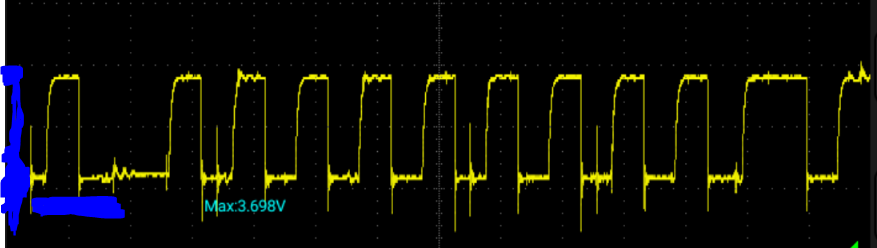
#> input picture FFT/r100c100pf.PNG, 877 x 248 px, found by its file name
$ python Noise2.py
#> lines starting #> are read from the running program, lines starting #| are printed output that depends on the picture; after the words box and inside, x2 and y2 are one past the last pixel; in counts of white or black regions, pixels touching at a corner belong together
import numpy as np
import cv2
import matplotlib.pyplot as plt
from scipy.fft import fft, fftfreq
from scipy.signal import spectrogram, butter, filtfilt
from scipy.interpolate import interp1d
from emd.sift import sift

# === Bandpass Filter Function ===
def bandpass_filter(data, lowcut, highcut, fs, order=4):
    nyq = 0.5 * fs
    low = lowcut / nyq
    high = highcut / nyq
    b, a = butter(order, [low, high], btype='band')
    return filtfilt(b, a, data)

trace_color = "yellow"   # → หรือ "blue"
image_path = r"D:\WORK_PYTHON\NOISE\FFT\r100c100pf.PNG"
fs = 20000  # Sampling frequency (Hz)
normalize_v = 3.3

# === Load and Extract Trace from Image ===
img = cv2.imread(image_path)
#> img is the input picture: shape (248, 877, 3); mean B, G, R 7.3, 11, 10.6
if img is None:
    raise FileNotFoundError(f"❌ ไม่พบไฟล์ภาพ: {image_path}")

hsv = cv2.cvtColor(img, cv2.COLOR_BGR2HSV)
#> hsv: shape (248, 877, 3); mean H, S, V 5.5, 27.6, 16.1
if trace_color == "yellow":
    lower, upper = np.array([20, 100, 100]), np.array([40, 255, 255])
elif trace_color == "blue":
    lower, upper = np.array([90, 100, 100]), np.array([130, 255, 255])
else:
    raise ValueError("trace_color ต้องเป็น 'yellow' หรือ 'blue'")

mask = cv2.inRange(hsv, lower, upper)
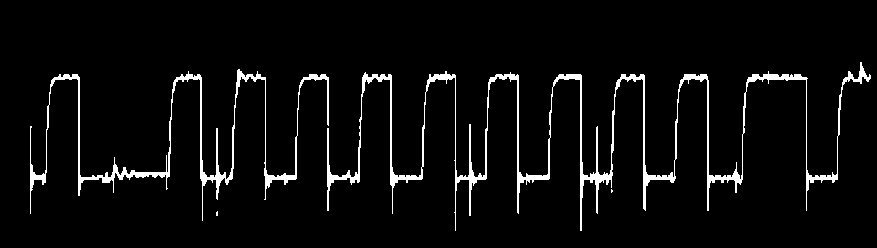
#> mask: shape (248, 877); 4.5% white; 4 white regions (2 under 20 px), largest, box (x1, y1, x2, y2) and area: (327, 62, 871, 231) 6590, (30, 69, 329, 221) 3245
points = np.column_stack(np.where(mask > 0))
#> points = 9850 pairs, first value 62 to 230, second value 30 to 870
x_vals = points[:, 1]
#> x_vals = 9850 values, max 870 at index 549, min 30 at index 3743, mean 447.6
y_vals = img.shape[0] - points[:, 0]
#> y_vals = 9850 values, max 186 at index 0, min 18 at index 9847, mean 109

x_unique = np.unique(x_vals)
#> x_unique = 841 values from 30 to 870
y_interp_raw = [np.mean(y_vals[x_vals == x]) for x in x_unique]
#> y_interp_raw = 841 values, max 177 at index 832, min 58 at index 172, mean 118.3
interp_func = interp1d(x_unique, y_interp_raw, kind='cubic')
new_x = np.linspace(x_unique.min(), x_unique.max(), fs)
#> new_x = 20000 values from 30 to 870
y_interp = interp_func(new_x)
#> y_interp = 20000 values, max 179.8 at index 13062, min 54.13 at index 8625, mean 118.3

# === Normalize Voltage ===
voltage_v = (y_interp - np.min(y_interp)) / (np.max(y_interp) - np.min(y_interp)) * normalize_v
#> voltage_v = 20000 values, max 3.3 at index 13062, min 0 at index 8625, mean 1.68
N = len(voltage_v)
#> N = 20000
dt = 1 / fs
time_s = np.arange(N) * dt
#> time_s = 20000 values from 0 to 1

# === Summary Print ===
print("=== Signal Parameters Summary ===")
print(f"Sample (N): {N}")
#| Sample (N): 20000
print(f"delta(t): {dt:.6e} seconds")
print(f"Sampling Frequency: {fs:.2f} Hz")
print(f"Nyquist Frequency: {fs/2:.2f} Hz")
print(f"Frequency Resolution: {fs/N:.2f} Hz")
#| Frequency Resolution: 1.00 Hz

# === Plot Time-Domain Signal ===
plt.figure("Time Domain", figsize=(10, 4))
plt.plot(time_s, voltage_v, color='orange')
plt.title("Original Signal (Time Domain)")
plt.xlabel("Time (s)")
plt.ylabel("Voltage (V)")
plt.grid(True)
plt.tight_layout()

# === Optional Bandpass Filter (Enable if needed) ===
# voltage_v = bandpass_filter(voltage_v, 1000, 4500, fs)


# === Step 2: FFT ===
f_fft = fftfreq(N, dt)
#> f_fft = 20000 values, max 9999 at index 9999, min -10000 at index 10000, mean -0.5
fft_values = np.abs(fft(voltage_v))
#> fft_values = 20000 values, max 33684.1 at index 0, min 1.22 at index 9987, mean 16.58
plt.figure(figsize=(10, 4))
plt.plot(f_fft[:N//2], fft_values[:N//2])
plt.title("📊 Full FFT Spectrum")
plt.xlabel("Frequency [Hz]")
plt.ylabel("Magnitude")
plt.grid(True)
plt.tight_layout()
plt.show()
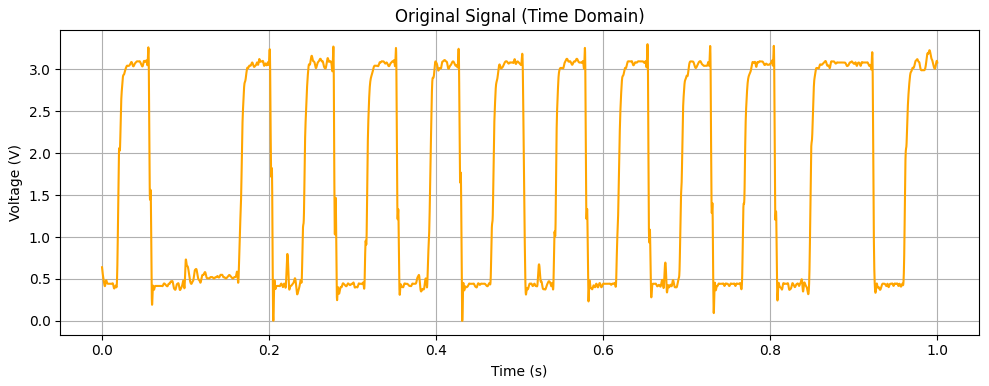
#> figure drawn by matplotlib, 1 panel; curve peaks at x = 0.653, y = 3.3
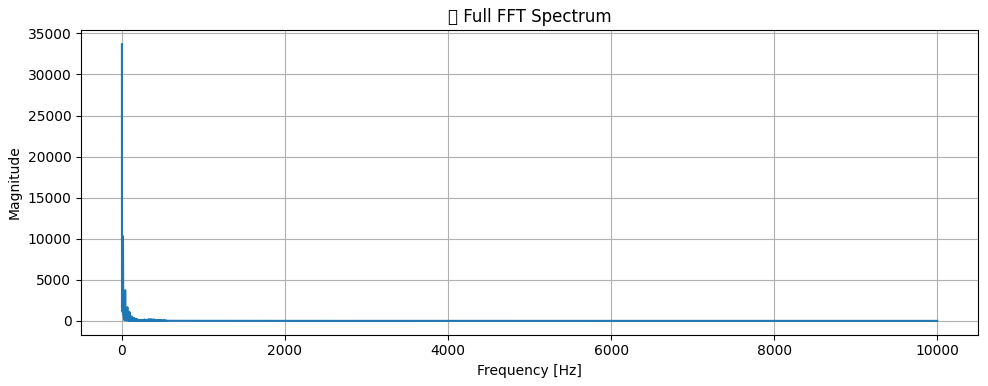
#> figure drawn by matplotlib, 1 panel; curve peaks at x = 0, y = 33684.1

# === Step 3: EMD ===
#> (the run stopped early here; a loop or call above may not have finished)

$ run again, with FFT/twis.PNG copied over FFT/r100c100pf.PNG
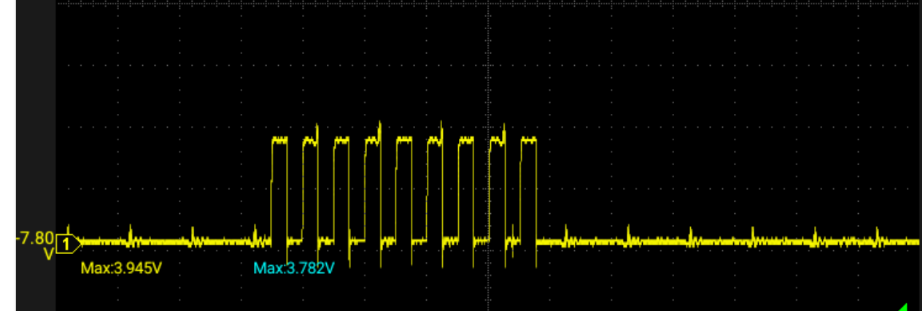
#> input picture FFT/twis.PNG, 922 x 311 px, found by its file name
#> img is the input picture: shape (311, 922, 3); mean B, G, R 6.5, 13.1, 12.8
#> hsv: shape (311, 922, 3); mean H, S, V 2.1, 16, 13.1
#> `mask = cv2.inRange(hsv, lower, upper)`:
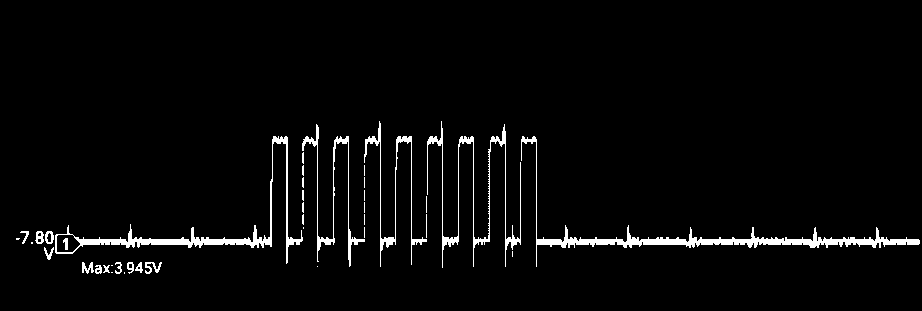
#> mask: shape (311, 922); 3.1% white; 39 white regions (15 under 20 px), largest, box (x1, y1, x2, y2) and area: (521, 136, 920, 267) 2884, (55, 136, 303, 264) 2088, (427, 121, 521, 268) 1393
#> points = 8937 pairs, first value 121 to 273, second value 16 to 919
#> x_vals = 8937 values, max 919 at index 5241, min 16 at index 3572, mean 432.7
#> y_vals = 8937 values, max 190 at index 0, min 38 at index 8922, mean 91
#> x_unique = 899 values from 16 to 919
#> y_interp_raw = 899 values, max 180 at index 358, min 50.77 at index 79, mean 84.6
#> y_interp = 20000 values, max 184.5 at index 8032, min 50.3 at index 1866, mean 84.54
#> voltage_v = 20000 values, max 3.3 at index 8032, min 0 at index 1866, mean 0.842
#> N = 20000
#| Sample (N): 20000
#| Frequency Resolution: 1.00 Hz
#> f_fft = 20000 values, max 9999 at index 9999, min -10000 at index 10000, mean -0.5
#> fft_values = 20000 values, max 16836.4 at index 0, min 0.0135 at index 1047, mean 9.74
#> `plt.show()`:
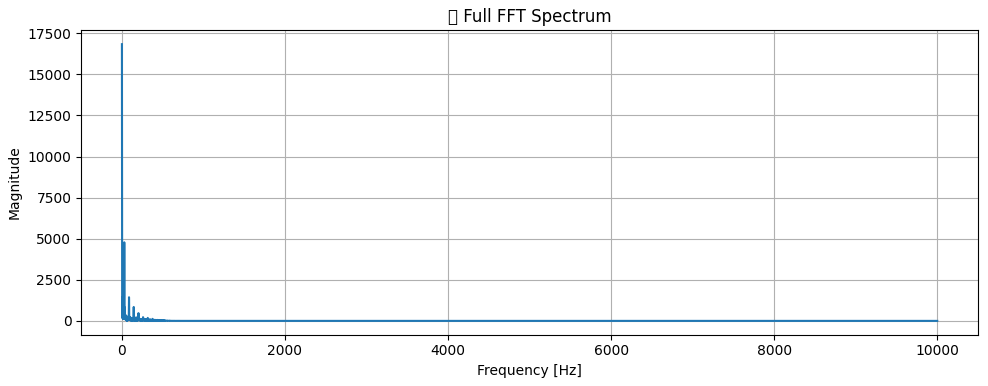
#> figure drawn by matplotlib, 1 panel; curve peaks at x = 0, y = 16836.4

$ run again, with FFT/twiss.PNG copied over FFT/r100c100pf.PNG
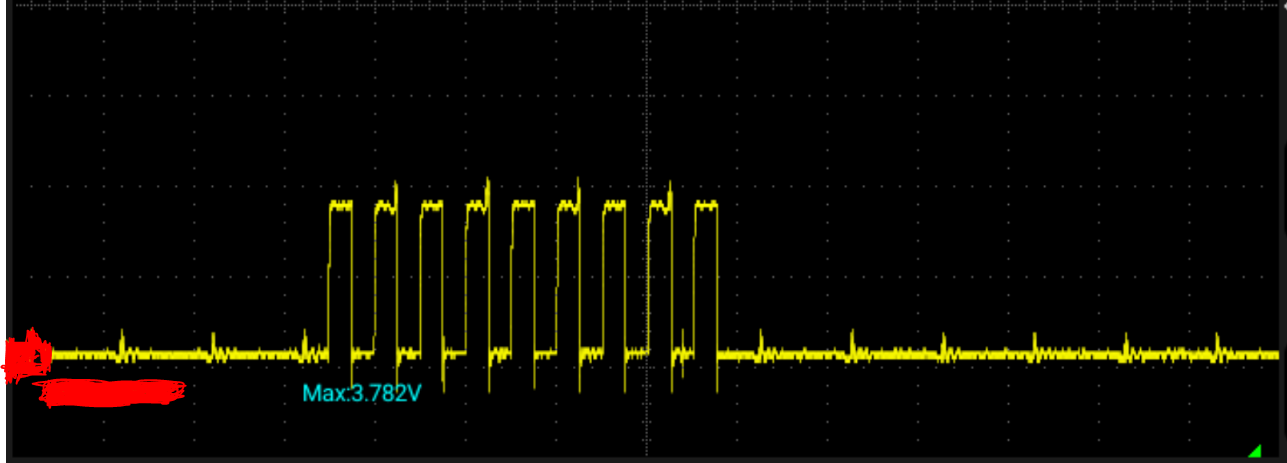
#> input picture FFT/twiss.PNG, 1287 x 463 px, found by its file name
#> img is the input picture: shape (463, 1287, 3); mean B, G, R 2.7, 9, 11
#> hsv: shape (463, 1287, 3); mean H, S, V 1.9, 16.8, 11.3
#> `mask = cv2.inRange(hsv, lower, upper)`:
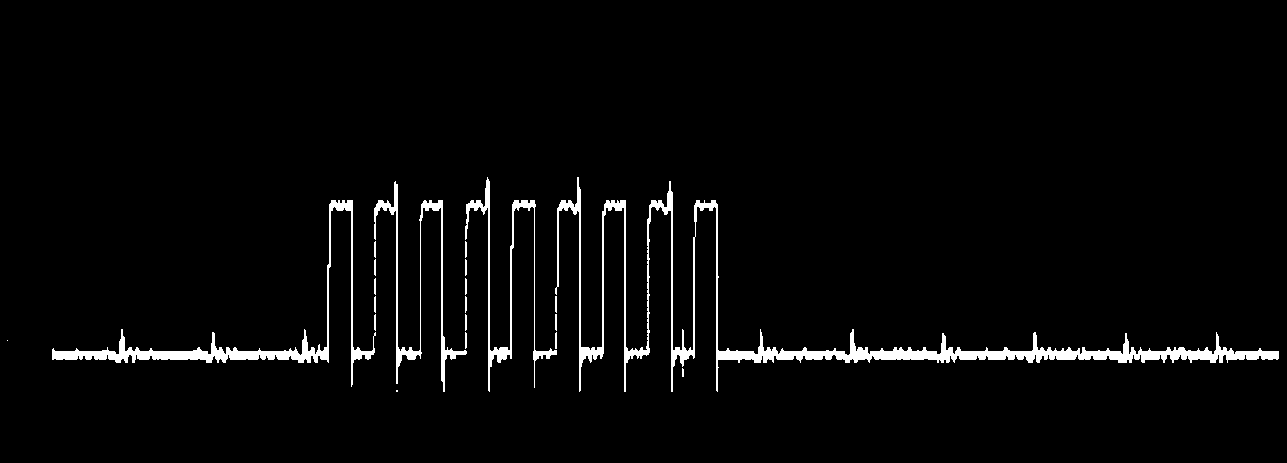
#> mask: shape (463, 1287); 3% white; 21 white regions (3 under 20 px), largest, box (x1, y1, x2, y2) and area: (555, 177, 1279, 392) 9929, (52, 200, 376, 387) 3925, (374, 181, 467, 392) 1829
#> points = 17926 pairs, first value 177 to 391, second value 7 to 1278
#> x_vals = 17926 values, max 1278 at index 9556, min 7 at index 6736, mean 625.5
#> y_vals = 17926 values, max 286 at index 0, min 72 at index 17915, mean 146.1
#> x_unique = 1228 values from 7 to 1278
#> y_interp_raw = 1228 values, max 271 at index 436, min 99 at index 393, mean 133.5
#> y_interp = 20000 values, max 281.1 at index 8978, min -87.72 at index 245, mean 128.7
#> voltage_v = 20000 values, max 3.3 at index 8978, min 0 at index 245, mean 1.94
#> N = 20000
#| Sample (N): 20000
#| Frequency Resolution: 1.00 Hz
#> f_fft = 20000 values, max 9999 at index 9999, min -10000 at index 10000, mean -0.5
#> fft_values = 20000 values, max 38730 at index 0, min 0.0297 at index 2033, mean 7.61
#> `plt.show()`:
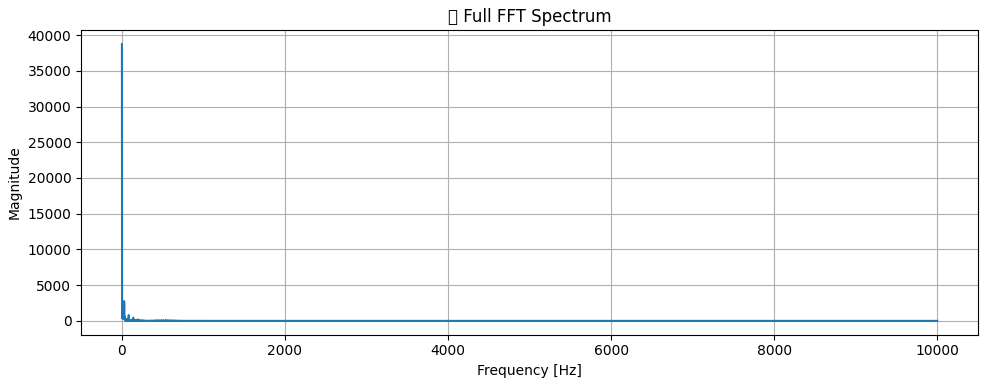
#> figure drawn by matplotlib, 1 panel; curve peaks at x = 0, y = 38730
